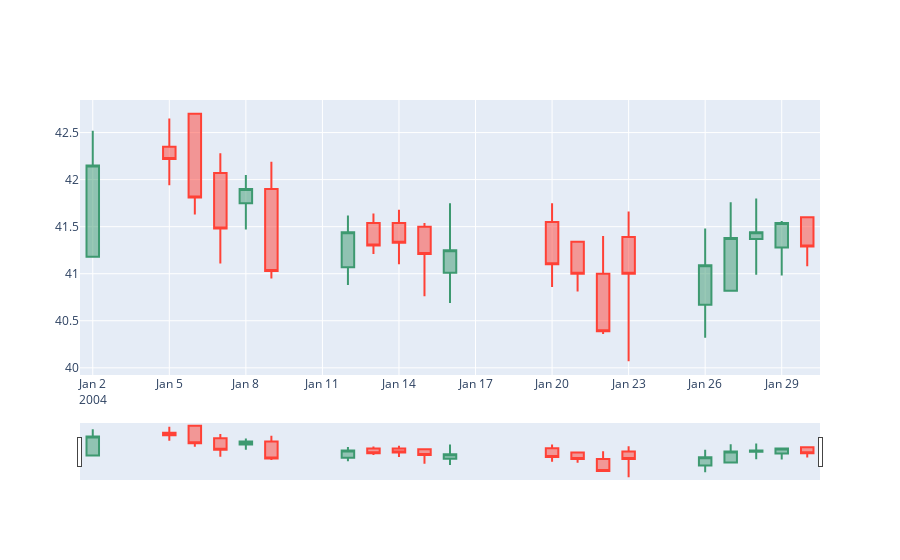

The notebook cell this image was saved under:
### Code cell
#!pip install plotly
import plotly.graph_objects as go

import pandas as pd
from datetime import datetime

#df = pd.read_csv('https://raw.githubusercontent.com/plotly/datasets/master/finance-charts-apple.csv')

fig = go.Figure(data=[go.Candlestick(x=df_CSGP['Date'],
                open=df_CSGP['Open'],
                high=df_CSGP['High'],
                low=df_CSGP['Low'],
                close=df_CSGP['Close'])])

fig.show()

### Figure 1 — Plotly figure (JSON) as saved in the notebook; plotly's stock layout.template omitted (floating-point values rounded to 4 significant figures)
{"data": [{"close": [42.15, 42.22, 41.81, 41.48, 41.9, 41.03, 41.44, 41.3, 41.33, 41.21, 41.25, 41.1, 41, 40.39, 41, 41.09, 41.38, 41.44, 41.54, 41.29], "high": [42.52, 42.65, 42.7, 42.28, 42.05, 42.19, 41.62, 41.64, 41.68, 41.54, 41.75, 41.75, 41.34, 41.4, 41.66, 41.48, 41.76, 41.8, 41.56, 41.6], "low": [41.17, 41.94, 41.63, 41.11, 41.47, 40.95, 40.88, 41.21, 41.1, 40.76, 40.69, 40.86, 40.81, 40.36, 40.07, 40.32, 40.82, 40.99, 40.98, 41.08], "open": [41.18, 42.35, 42.7, 42.07, 41.75, 41.9, 41.07, 41.54, 41.54, 41.5, 41.01, 41.55, 41.34, 41, 41.39, 40.67, 40.82, 41.37, 41.28, 41.6], "type": "candlestick", "x": ["2004-01-02T00:00:00", "2004-01-05T00:00:00", "2004-01-06T00:00:00", "2004-01-07T00:00:00", "2004-01-08T00:00:00", "2004-01-09T00:00:00", "2004-01-12T00:00:00", "2004-01-13T00:00:00", "2004-01-14T00:00:00", "2004-01-15T00:00:00", "2004-01-16T00:00:00", "2004-01-20T00:00:00", "2004-01-21T00:00:00", "2004-01-22T00:00:00", "2004-01-23T00:00:00", "2004-01-26T00:00:00", "2004-01-27T00:00:00", "2004-01-28T00:00:00", "2004-01-29T00:00:00", "2004-01-30T00:00:00"]}], "layout": {}}
